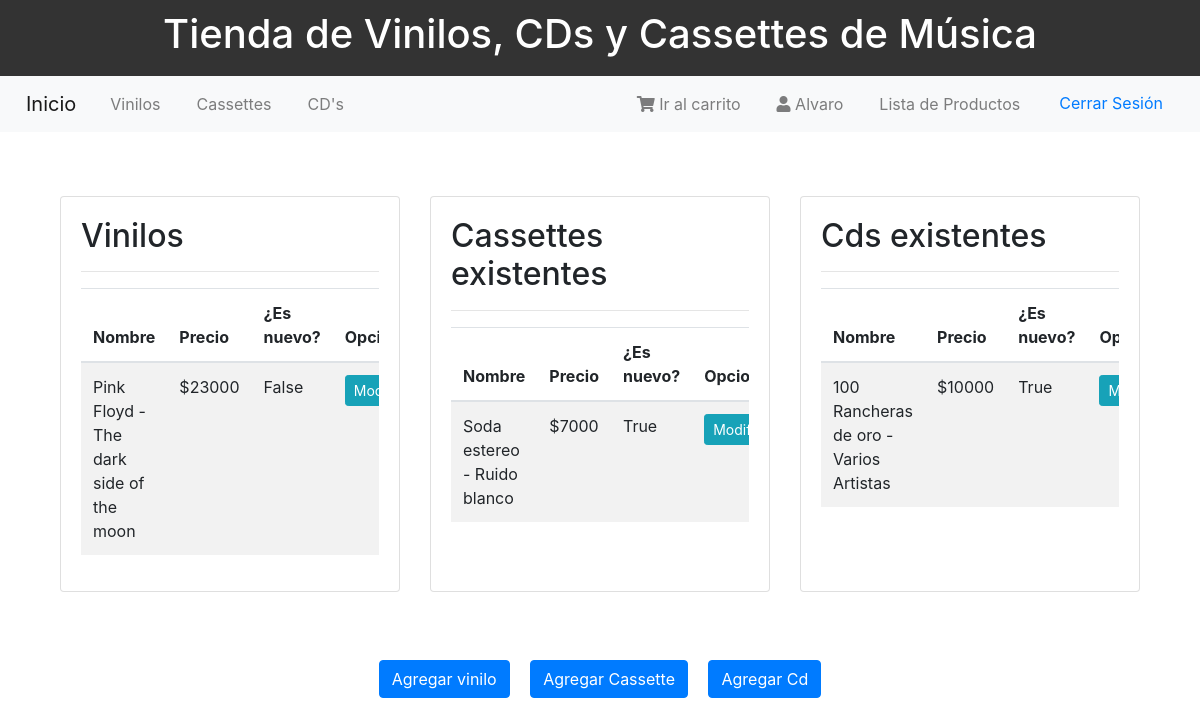
Page /listar-productos/ (signed in) on the earlier database version.
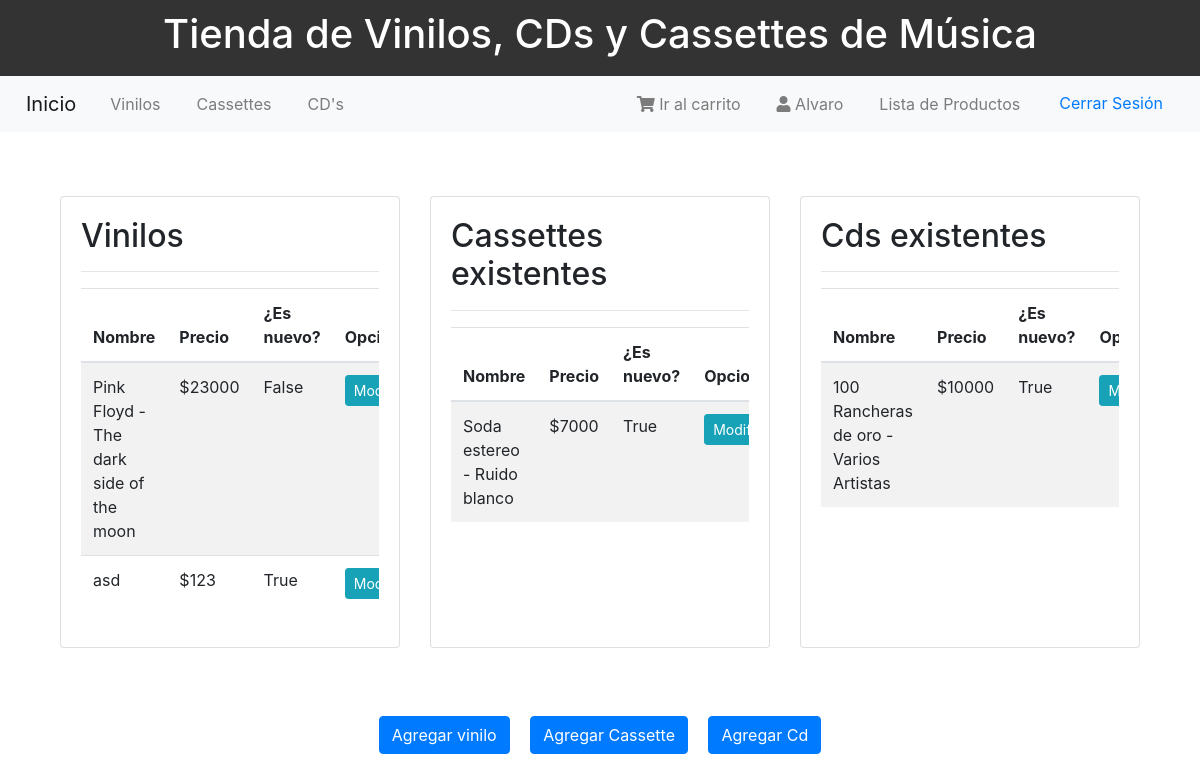
Same page on the later database version.
### tienda/models.py (models this page shows, shortened)
class Vinilo(models.Model):
    nombre = models.CharField(max_length=50)
    precio = models.IntegerField()
    descripcion = models.TextField()
    nuevo = models.BooleanField()
    fecha_lanzamiento = models.DateField()
    imagen = models.ImageField(upload_to="vinilos", null=True)

class Cassette(models.Model):
    nombre_cassete = models.CharField(max_length=50)
    precio_cassete = models.IntegerField()
    descripcion_cassete = models.TextField()
    nuevo_cassete = models.BooleanField()
    fecha_lanzamiento_cassete = models.DateField()
    imagen_cassete = models.ImageField(upload_to="cassettes", null=True)

class Cd(models.Model):
    nombre_cd = models.CharField(max_length=50)
    precio_cd = models.IntegerField()
    descripcion_cd = models.TextField()
    nuevo_cd = models.BooleanField()
    fecha_lanzamiento_cd = models.DateField()
    imagen_cd = models.ImageField(upload_to="cds", null=True)

### tienda/views.py (the view)
# urls.py: path('listar-productos/',user_passes_test(lambda u: u.is_superuser) (listar_productos), name="listar_productos"),
def listar_productos(request):
    vinilos= Vinilo.objects.all()
    cassettes= Cassette.objects.all()
    cds= Cd.objects.all()
    data={
        'vinilos':vinilos,
        'cassettes':cassettes,
        'cds':cds
    }
    return render(request, 'tienda/vinilos/listar.html', data)

### tienda/templates/tienda/vinilos/listar.html (shortened to what the changed rows need)
{% extends 'tienda/base.html' %}
{% load static %}
{% block css %}
    <link rel="stylesheet" href="https://stackpath.bootstrapcdn.com/bootstrap/4.3.1/css/bootstrap.min.css"
>
    <link rel="stylesheet" href="https://cdnjs.cloudflare.com/ajax/libs/font-awesome/5.15.4/css/all.min.css">
    <link rel="stylesheet" href="{% static 'tienda/css/edtilo.css' %}">
    <link rel="stylesheet" href="https://stackpath.bootstrapcdn.com/bootstrap/4.5.2/css/bootstrap.min.css">
{% endblock %}
{% block contenido %}
<div class="container py-4">
    <div class="row row-cols-1 row-cols-md-3 g-4">
        <div class="col mb-4">
            <div class="card h-100">
                <div class="card-body">
                    <h2 class="card-title">Vinilos</h2>
                    <div class="table-responsive">
                        <table class="table table-striped table-hover">
                            <thead>
                                <tr>
                                    <th>Nombre</th>
                                    <th>Precio</th>
                                    <th>¿Es nuevo?</th>
                                    <th>Opciones</th>
                                </tr>
                            </thead>
                            <tbody>
                                {% for vinilo in vinilos %}
                                <tr>
                                    <td>{{ vinilo.nombre }}</td>
                                    <td>${{ vinilo.precio }}</td>
                                    <td>{{ vinilo.nuevo }}</td>
                                    <td>
                                        <div class="btn-group" role="group">
                                            <a href="{% url 'modificar_producto' 'vinilo' vinilo.id %}" class="btn btn-info btn-sm">Modificar</a>
                                        </div>
                                    </td>
                                </tr>
                                {% empty %}
                                <tr>
                                    <td colspan="4" class="text-center">No hay vinilos disponibles.</td>
                                </tr>
                                {% endfor %}
                            </tbody>
                        </table>
                    </div>
                </div>
            </div>
        </div>
        <div class="col mb-4">
            <div class="card h-100">
                <div class="card-body">
                    <h2 class="card-title">Cassettes existentes</h2>
                    <div class="table-responsive">
                        <table class="table table-striped table-hover">
                            <thead>
                                <tr>
                                    <th>Nombre</th>
                                    <th>Precio</th>
                                    <th>¿Es nuevo?</th>
                                    <th>Opciones</th>
                                </tr>
                            </thead>
                            <tbody>
                                {% for cassette in cassettes %}
                                <tr>
                                    <td>{{ cassette.nombre_cassete }}</td>
                                    <td>${{ cassette.precio_cassete }}</td>
                                    <td>{{ cassette.nuevo_cassete }}</td>
                                    <td>
                                        <div class="btn-group" role="group">
                                            <a href="{% url 'modificar_producto' 'cassette' cassette.id %}" class="btn btn-info btn-sm">Modificar</a>
                                        </div>
                                    </td>
                                </tr>
                                {% empty %}
                                <tr>
                                    <td colspan="4" class="text-center">No hay cassettes disponibles.</td>
                                </tr>
                                {% endfor %}
                            </tbody>
                        </table>
                    </div>
                </div>
            </div>
        </div>
        <div class="col mb-4">
            <div class="card h-100">
                <div class="card-body">
                    <h2 class="card-title">Cds existentes</h2>
                    <div class="table-responsive">
                        <table class="table table-striped table-hover">
                            <thead>
                                <tr>
                                    <th>Nombre</th>
                                    <th>Precio</th>
                                    <th>¿Es nuevo?</th>
                                    <th>Opciones</th>
                                </tr>
                            </thead>
                            <tbody>
                                {% for cd in cds %}
                                <tr>
                                    <td>{{ cd.nombre_cd }}</td>
                                    <td>${{ cd.precio_cd }}</td>
                                    <td>{{ cd.nuevo_cd }}</td>
                                    <td>
                                        <div class="btn-group" role="group">
                                            <a href="{% url 'modificar_producto' 'cd' cd.id %}" class="btn btn-info btn-sm">Modificar</a>
                                        </div>
                                    </td>
                                </tr>
                                {% empty %}
                                <tr>
                                    <td colspan="4" class="text-center">No hay Cds disponibles.</td>
                                </tr>
                                {% endfor %}
                            </tbody>
                        </table>
                    </div>
                </div>
            </div>
        </div>
    </div>
</div>
{% endblock %}

Differences in the rows shown:
added Vinilo: nombre "asd", precio "123", nuevo "True"
